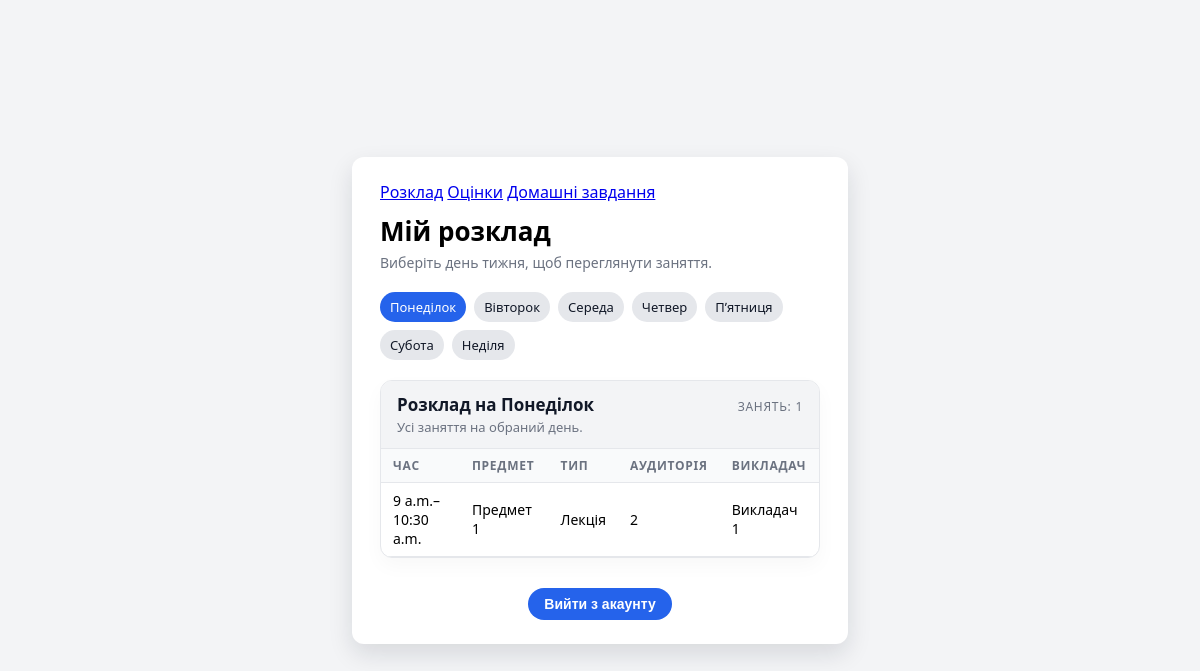
/schedule/ (signed in), run on an earlier commit of the app's database.
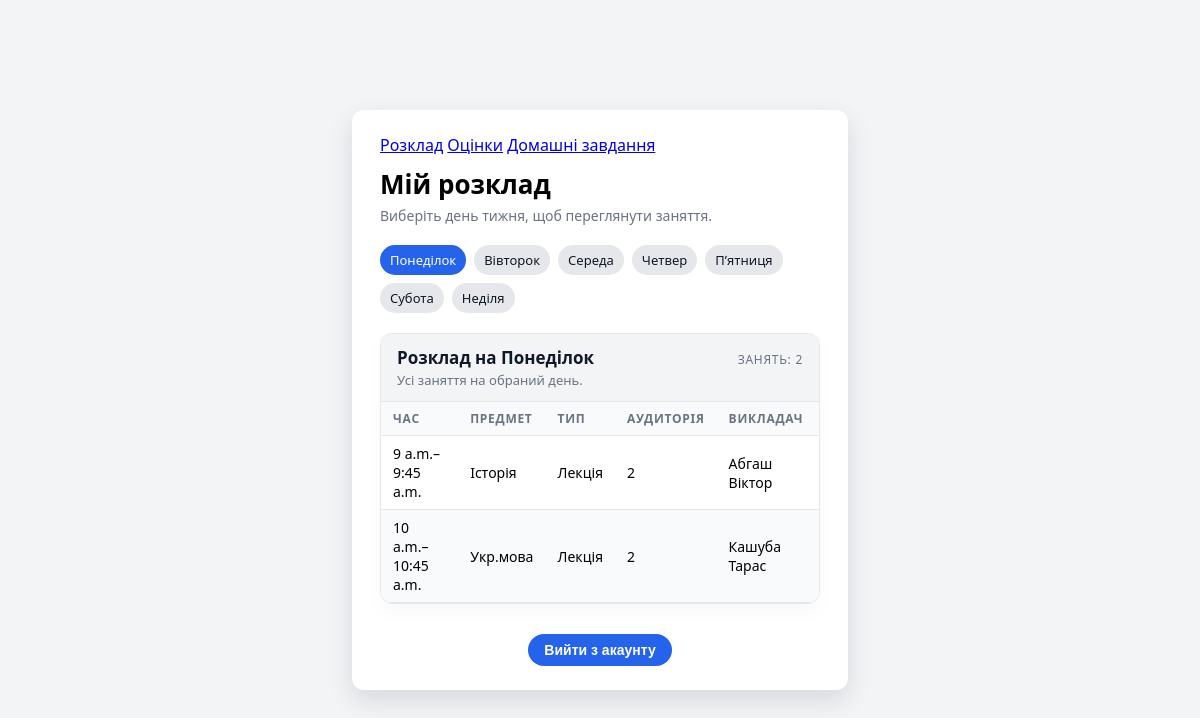
And on a later commit of the database.
### diary/models.py (models this page shows, shortened)
class Lesson(models.Model):
    WEEKDAYS = [
        (0, "Понеділок"),
        (1, "Вівторок"),
        (2, "Середа"),
        (3, "Четвер"),
        (4, "Пʼятниця"),
        (5, "Субота"),
        (6, "Неділя"),
    ]
    LESSON_TYPES = [
        ("lecture", "Лекція"),
        ("practice", "Практика"),
        ("lab", "Лабораторна"),
        ("other", "Інше"),
    ]
    subject = models.ForeignKey(Subject, on_delete=models.CASCADE, verbose_name="Предмет")
    weekday = models.IntegerField("День тижня", choices=WEEKDAYS)
    start_time = models.TimeField("Початок")
    end_time = models.TimeField("Кінець")
    room = models.CharField("Аудиторія", max_length=50, blank=True)
    teacher = models.CharField("Викладач", max_length=100, blank=True)
    lesson_type = models.CharField(
        "Тип заняття", max_length=20, choices=LESSON_TYPES, default="lecture"
    )
    class Meta:
        verbose_name = "Заняття"
        verbose_name_plural = "Заняття"
        ordering = ["weekday", "start_time"]

class Subject(models.Model):
    name = models.CharField("Назва предмета", max_length=100)
    short_name = models.CharField("Коротка назва", max_length=30, blank=True)
    class Meta:
        verbose_name = "Предмет"
        verbose_name_plural = "Предмети"
    def __str__(self):
        return self.short_name or self.name

### diary/views.py (the view)
# urls.py: path('schedule/', schedule_view, name='schedule'),
@login_required
def schedule_view(request):
    try:
        current_day = int(request.GET.get("day", -1))
    except ValueError:
        current_day = -1
    if current_day not in range(0, 7):
        current_day = 0
    lessons = Lesson.objects.filter(weekday=current_day).order_by("start_time")
    context = {
        "current_day": current_day,
        "lessons": lessons,
        "weekdays": Lesson.WEEKDAYS,
    }
    return render(request, "diary/schedule.html", context)

### templates/diary/schedule.html (shortened to what this page needs)
{% extends "base.html" %}
{% block content %}
<div class="card">
    <div style="display:flex; justify-content:space-between; align-items:center; margin-bottom:10px;">
        <div class="view-switch">
            <a href="{% url 'schedule' %}" class="view-pill view-pill-active">Розклад</a>
            <a href="{% url 'grades' %}" class="view-pill">Оцінки</a>
            <a href="{% url 'homework' %}" class="view-pill">Домашні завдання</a>
        </div>
    </div>
    <h1>Мій розклад</h1>
    <p class="subtitle">Виберіть день тижня, щоб переглянути заняття.</p>
    <div style="display:flex; gap:8px; margin-bottom:18px; flex-wrap:wrap;">
        {% for value, label in weekdays %}
            <a href="{% url 'schedule' %}?day={{ value }}"
               class="day-pill {% if value == current_day %}day-pill-active{% endif %}">
                {{ label }}
            </a>
        {% endfor %}
    </div>
    <section class="subject-section">
        <div class="subject-header-row">
            <div>
                <div class="subject-title">
                    Розклад на
                    {% for value, label in weekdays %}
                        {% if value == current_day %} {{ label }}{% endif %}
                    {% endfor %}
                </div>
                <div class="subject-subtitle">
                    Усі заняття на обраний день.
                </div>
            </div>
            <div class="subject-meta">
                Занять: {{ lessons|length }}
            </div>
        </div>
        {% if lessons %}
            <table class="grades-table">
                <thead>
                <tr>
                    <th>Час</th>
                    <th>Предмет</th>
                    <th>Тип</th>
                    <th>Аудиторія</th>
                    <th>Викладач</th>
                </tr>
                </thead>
                <tbody>
                {% for lesson in lessons %}
                    <tr>
                        <td>{{ lesson.start_time }}–{{ lesson.end_time }}</td>
                        <td>{{ lesson.subject }}</td>
                        <td>{{ lesson.get_lesson_type_display }}</td>
                        <td>{{ lesson.room|default:"—" }}</td>
                        <td>{{ lesson.teacher|default:"—" }}</td>
                    </tr>
                {% endfor %}
                </tbody>
            </table>
        {% else %}
            <p class="text-muted center" style="margin: 14px 0;">
                На цей день занять поки що не додано.
            </p>
        {% endif %}
    </section>
    <div class="bottom-link center" style="margin-top:22px;">
        <form method="post" action="{% url 'logout' %}">
            <button type="submit" class="btn-primary" style="width:auto; padding:8px 16px;">
                Вийти з акаунту
            </button>
        </form>
    </div>
</div>
{% endblock %}

### templates/base.html (shortened to what this page needs)
<!DOCTYPE html>
<html lang="uk">
<head>
</head>
<body>
<div class="page-wrapper">
    <div class="auth-card">
        {% block content %}{% endblock %}
    </div>
</div>
</body>
</html>

### templates/base.html (style rules this page uses)
.subject-section { margin-top: 20px; border-radius: 12px; border: 1px solid #e5e7eb; background: #ffffff; overflow: hidden; box-shadow: 0 8px 20px rgba(15, 23, 42, 0.03); }
.subject-header-row { display: flex; justify-content: space-between; align-items: baseline; padding: 12px 16px; background: #f3f4f6; border-bottom: 1px solid #e5e7eb; }
.subject-title { font-size: 17px; font-weight: 600; color: #111827; }
.subject-subtitle { font-size: 13px; color: #6b7280; margin-top: 2px; }
.subject-meta { font-size: 12px; color: #6b7280; text-transform: uppercase; letter-spacing: .06em; }
.grades-table { width: 100%; border-collapse: collapse; font-size: 14px; }
.grades-table thead th { padding: 8px 12px; text-align: left; font-size: 12px; text-transform: uppercase; letter-spacing: .06em; color: #6b7280; background: #f9fafb; border-bottom: 1px solid #e5e7eb; }
.grades-table tbody td { padding: 8px 12px; border-bottom: 1px solid #e5e7eb; }
.grades-table tbody tr:nth-child(even) { background: #f9fafb; }
.center { text-align: center; }
body { font-family: system-ui, -apple-system, BlinkMacSystemFont, "Segoe UI", sans-serif; background: #f3f4f6; margin: 0; padding: 0; }
.page-wrapper { min-height: 100vh; display: flex; align-items: center; justify-content: center; }
.auth-card { background: #ffffff; padding: 24px 28px; border-radius: 12px; box-shadow: 0 10px 25px rgba(15, 23, 42, 0.12); width: 100%; max-width: 440px; }
h1 { margin-top: 0; margin-bottom: 4px; font-size: 26px; }
.subtitle { margin: 0 0 20px; color: #6b7280; font-size: 14px; }
.btn-primary { margin-top: 8px; width: 100%; padding: 10px 14px; border-radius: 999px; border: none; background: #2563eb; color: white; font-weight: 600; font-size: 14px; cursor: pointer; }
.bottom-link { margin-top: 14px; font-size: 13px; text-align: center; }
.day-pill { padding: 6px 10px; border-radius: 999px; font-size: 13px; text-decoration: none; background: #e5e7eb; color: #111827; display: inline-block; }
.day-pill-active { background: #2563eb; color: #ffffff; }

What changed in the data, as far as the page shows it:
removed Lesson: start_time "9 a.m.", end_time "10:30 a.m.", subject "Предмет 1", lesson_type "Лекція", room "2", teacher "Викладач 1"
added Lesson: start_time "9 a.m.", end_time "9:45 a.m.", subject "Історія", lesson_type "Лекція", room "2", teacher "Абгаш Віктор"
added Lesson: start_time "10 a.m.", end_time "10:45 a.m.", subject "Укр.мова", lesson_type "Лекція", room "2", teacher "Кашуба Тарас"
Also different on the page:
{{ lessons|length }}: "1" → "2"
